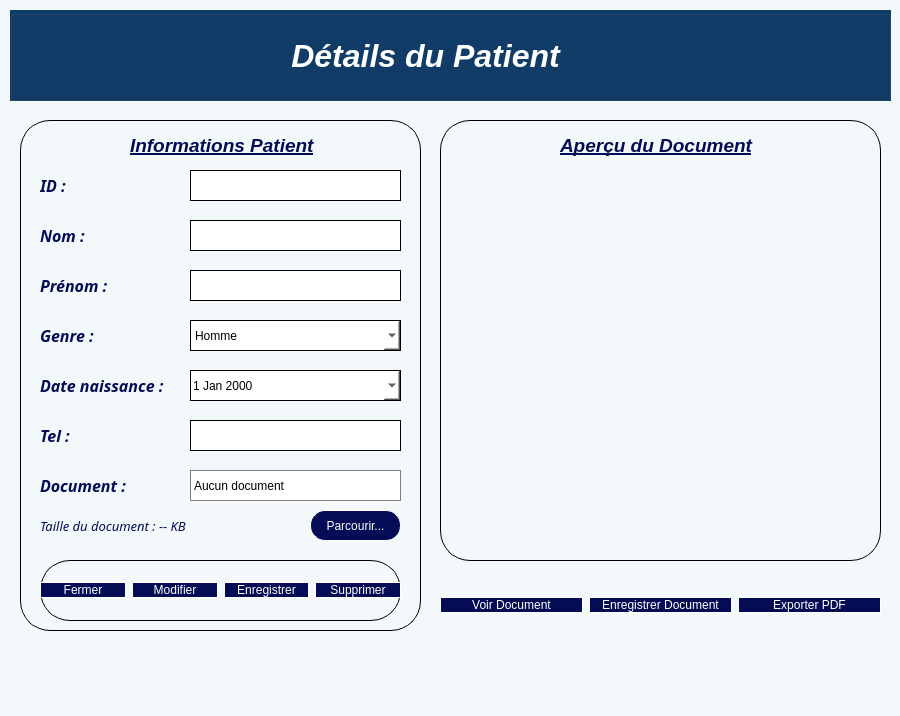
<?xml version="1.0" encoding="UTF-8"?>
<ui version="4.0">
 <class>PatientDetailsDialog</class>
 <widget class="QDialog" name="PatientDetailsDialog">
  <property name="geometry">
   <rect>
    <x>0</x>
    <y>0</y>
    <width>900</width>
    <height>716</height>
   </rect>
  </property>
  <property name="windowTitle">
   <string>Détails du Patient</string>
  </property>
  <property name="styleSheet">
   <string notr="true">color: rgb(0, 0, 0);
background-color: rgb(243, 249, 251);</string>
  </property>
  <widget class="QGroupBox" name="headerGroup">
   <property name="geometry">
    <rect>
     <x>10</x>
     <y>10</y>
     <width>881</width>
     <height>91</height>
    </rect>
   </property>
   <property name="styleSheet">
    <string notr="true">background-color: rgb(17, 60, 103);
color: rgb(255, 255, 255);</string>
   </property>
   <property name="title">
    <string/>
   </property>
   <widget class="QLabel" name="headerLabel">
    <property name="geometry">
     <rect>
      <x>200</x>
      <y>20</y>
      <width>431</width>
      <height>51</height>
     </rect>
    </property>
    <property name="font">
     <font>
      <family>Segoe UI</family>
      <pointsize>24</pointsize>
      <italic>true</italic>
      <bold>true</bold>
     </font>
    </property>
    <property name="styleSheet">
     <string notr="true">color: rgb(255, 255, 255);</string>
    </property>
    <property name="text">
     <string>Détails du Patient</string>
    </property>
    <property name="alignment">
     <set>Qt::AlignmentFlag::AlignCenter</set>
    </property>
   </widget>
   <widget class="QLabel" name="logoLabel">
    <property name="geometry">
     <rect>
      <x>20</x>
      <y>10</y>
      <width>71</width>
      <height>71</height>
     </rect>
    </property>
    <property name="styleSheet">
     <string notr="true">image: url(:/new/prefix1/image/Adobe Express - file (5).png);</string>
    </property>
    <property name="text">
     <string/>
    </property>
   </widget>
  </widget>
  <widget class="QFrame" name="patientInfoFrame">
   <property name="geometry">
    <rect>
     <x>20</x>
     <y>120</y>
     <width>401</width>
     <height>511</height>
    </rect>
   </property>
   <property name="styleSheet">
    <string notr="true">border:1px solid black;
border-radius:30px;
background-color: none;
color:#030C54</string>
   </property>
   <property name="frameShape">
    <enum>QFrame::Shape::StyledPanel</enum>
   </property>
   <property name="frameShadow">
    <enum>QFrame::Shadow::Raised</enum>
   </property>
   <widget class="QLabel" name="idLbl">
    <property name="geometry">
     <rect>
      <x>20</x>
      <y>50</y>
      <width>41</width>
      <height>31</height>
     </rect>
    </property>
    <property name="font">
     <font>
      <family>Perpetua</family>
      <pointsize>12</pointsize>
      <italic>true</italic>
      <bold>true</bold>
     </font>
    </property>
    <property name="styleSheet">
     <string notr="true">border: none;
color:#030C54</string>
    </property>
    <property name="text">
     <string>ID :</string>
    </property>
   </widget>
   <widget class="QLabel" name="nomLbl">
    <property name="geometry">
     <rect>
      <x>20</x>
      <y>100</y>
      <width>61</width>
      <height>31</height>
     </rect>
    </property>
    <property name="font">
     <font>
      <family>Perpetua</family>
      <pointsize>12</pointsize>
      <italic>true</italic>
      <bold>true</bold>
     </font>
    </property>
    <property name="styleSheet">
     <string notr="true">border: none;
color:#030C54</string>
    </property>
    <property name="text">
     <string>Nom :</string>
    </property>
   </widget>
   <widget class="QLabel" name="prenomLbl">
    <property name="geometry">
     <rect>
      <x>20</x>
      <y>150</y>
      <width>81</width>
      <height>31</height>
     </rect>
    </property>
    <property name="font">
     <font>
      <family>Perpetua</family>
      <pointsize>12</pointsize>
      <italic>true</italic>
      <bold>true</bold>
     </font>
    </property>
    <property name="styleSheet">
     <string notr="true">border: none;
color:#030C54</string>
    </property>
    <property name="text">
     <string>Prénom :</string>
    </property>
   </widget>
   <widget class="QLabel" name="genreLbl">
    <property name="geometry">
     <rect>
      <x>20</x>
      <y>200</y>
      <width>71</width>
      <height>31</height>
     </rect>
    </property>
    <property name="font">
     <font>
      <family>Perpetua</family>
      <pointsize>12</pointsize>
      <italic>true</italic>
      <bold>true</bold>
     </font>
    </property>
    <property name="styleSheet">
     <string notr="true">border: none;
color:#030C54</string>
    </property>
    <property name="text">
     <string>Genre :</string>
    </property>
   </widget>
   <widget class="QLabel" name="dateLbl">
    <property name="geometry">
     <rect>
      <x>20</x>
      <y>250</y>
      <width>141</width>
      <height>31</height>
     </rect>
    </property>
    <property name="font">
     <font>
      <family>Perpetua</family>
      <pointsize>12</pointsize>
      <italic>true</italic>
      <bold>true</bold>
     </font>
    </property>
    <property name="styleSheet">
     <string notr="true">border: none;
color:#030C54</string>
    </property>
    <property name="text">
     <string>Date naissance :</string>
    </property>
   </widget>
   <widget class="QLabel" name="telLbl">
    <property name="geometry">
     <rect>
      <x>20</x>
      <y>300</y>
      <width>71</width>
      <height>31</height>
     </rect>
    </property>
    <property name="font">
     <font>
      <family>Perpetua</family>
      <pointsize>12</pointsize>
      <italic>true</italic>
      <bold>true</bold>
     </font>
    </property>
    <property name="styleSheet">
     <string notr="true">border: none;
color:#030C54</string>
    </property>
    <property name="text">
     <string>Tel :</string>
    </property>
   </widget>
   <widget class="QLineEdit" name="idLineEdit">
    <property name="geometry">
     <rect>
      <x>170</x>
      <y>50</y>
      <width>211</width>
      <height>31</height>
     </rect>
    </property>
    <property name="styleSheet">
     <string notr="true">background-color: rgb(255, 255, 255);
color: rgb(0, 0, 0);</string>
    </property>
    <property name="readOnly">
     <bool>true</bool>
    </property>
   </widget>
   <widget class="QLineEdit" name="nomLineEdit">
    <property name="geometry">
     <rect>
      <x>170</x>
      <y>100</y>
      <width>211</width>
      <height>31</height>
     </rect>
    </property>
    <property name="styleSheet">
     <string notr="true">background-color: rgb(255, 255, 255);
color: rgb(0, 0, 0);</string>
    </property>
    <property name="readOnly">
     <bool>true</bool>
    </property>
   </widget>
   <widget class="QLineEdit" name="prenomLineEdit">
    <property name="geometry">
     <rect>
      <x>170</x>
      <y>150</y>
      <width>211</width>
      <height>31</height>
     </rect>
    </property>
    <property name="styleSheet">
     <string notr="true">background-color: rgb(255, 255, 255);
color: rgb(0, 0, 0);</string>
    </property>
    <property name="readOnly">
     <bool>true</bool>
    </property>
   </widget>
   <widget class="QLineEdit" name="telLineEdit">
    <property name="geometry">
     <rect>
      <x>170</x>
      <y>300</y>
      <width>211</width>
      <height>31</height>
     </rect>
    </property>
    <property name="styleSheet">
     <string notr="true">background-color: rgb(255, 255, 255);
color: rgb(0, 0, 0);</string>
    </property>
    <property name="readOnly">
     <bool>true</bool>
    </property>
   </widget>
   <widget class="QComboBox" name="genreComboBox">
    <property name="enabled">
     <bool>false</bool>
    </property>
    <property name="geometry">
     <rect>
      <x>170</x>
      <y>200</y>
      <width>211</width>
      <height>31</height>
     </rect>
    </property>
    <property name="styleSheet">
     <string notr="true">background-color: rgb(255, 255, 255);
color: rgb(0, 0, 0);</string>
    </property>
    <item>
     <property name="text">
      <string>Homme</string>
     </property>
    </item>
    <item>
     <property name="text">
      <string>Femme</string>
     </property>
    </item>
   </widget>
   <widget class="QDateEdit" name="dateEdit">
    <property name="geometry">
     <rect>
      <x>170</x>
      <y>250</y>
      <width>211</width>
      <height>31</height>
     </rect>
    </property>
    <property name="styleSheet">
     <string notr="true">background-color: rgb(255, 255, 255);
color: rgb(0, 0, 0);</string>
    </property>
    <property name="readOnly">
     <bool>true</bool>
    </property>
    <property name="calendarPopup">
     <bool>true</bool>
    </property>
   </widget>
   <widget class="QLabel" name="documentLbl">
    <property name="geometry">
     <rect>
      <x>20</x>
      <y>350</y>
      <width>141</width>
      <height>31</height>
     </rect>
    </property>
    <property name="font">
     <font>
      <family>Perpetua</family>
      <pointsize>12</pointsize>
      <italic>true</italic>
      <bold>true</bold>
     </font>
    </property>
    <property name="styleSheet">
     <string notr="true">border: none;
color:#030C54</string>
    </property>
    <property name="text">
     <string>Document :</string>
    </property>
   </widget>
   <widget class="QLabel" name="documentNameLabel">
    <property name="geometry">
     <rect>
      <x>170</x>
      <y>350</y>
      <width>211</width>
      <height>31</height>
     </rect>
    </property>
    <property name="styleSheet">
     <string notr="true">background-color: rgb(255, 255, 255);
color: rgb(0, 0, 0);
border: 1px solid gray;</string>
    </property>
    <property name="text">
     <string>Aucun document</string>
    </property>
    <property name="alignment">
     <set>Qt::AlignmentFlag::AlignLeading|Qt::AlignmentFlag::AlignLeft|Qt::AlignmentFlag::AlignVCenter</set>
    </property>
   </widget>
   <widget class="QPushButton" name="browseButton">
    <property name="enabled">
     <bool>false</bool>
    </property>
    <property name="geometry">
     <rect>
      <x>290</x>
      <y>390</y>
      <width>91</width>
      <height>31</height>
     </rect>
    </property>
    <property name="styleSheet">
     <string notr="true">border:1px solid white;
border-radius:15px;
background-color:#030C54;
color:white</string>
    </property>
    <property name="text">
     <string>Parcourir...</string>
    </property>
   </widget>
   <widget class="QLabel" name="documentSizeLabel">
    <property name="geometry">
     <rect>
      <x>20</x>
      <y>390</y>
      <width>241</width>
      <height>31</height>
     </rect>
    </property>
    <property name="font">
     <font>
      <family>Perpetua</family>
      <pointsize>10</pointsize>
      <italic>true</italic>
     </font>
    </property>
    <property name="styleSheet">
     <string notr="true">border: none;
color:#030C54</string>
    </property>
    <property name="text">
     <string>Taille du document : -- KB</string>
    </property>
   </widget>
   <widget class="QLabel" name="patientInfoTitle">
    <property name="geometry">
     <rect>
      <x>110</x>
      <y>10</y>
      <width>261</width>
      <height>31</height>
     </rect>
    </property>
    <property name="font">
     <font>
      <pointsize>14</pointsize>
      <italic>true</italic>
      <bold>true</bold>
      <underline>true</underline>
     </font>
    </property>
    <property name="styleSheet">
     <string notr="true">border: none;
color:#030C54</string>
    </property>
    <property name="text">
     <string>Informations Patient</string>
    </property>
   </widget>
   <widget class="QWidget" name="layoutWidget">
    <property name="geometry">
     <rect>
      <x>20</x>
      <y>440</y>
      <width>361</width>
      <height>61</height>
     </rect>
    </property>
    <layout class="QHBoxLayout" name="actionButtonLayout">
     <item>
      <widget class="QPushButton" name="cancelButton">
       <property name="styleSheet">
        <string notr="true">border:1px solid white;
border-radius:20px;
background-color:#030C54;
color:white</string>
       </property>
       <property name="text">
        <string>Fermer</string>
       </property>
      </widget>
     </item>
     <item>
      <widget class="QPushButton" name="editButton">
       <property name="styleSheet">
        <string notr="true">border:1px solid white;
border-radius:15px;
background-color:#030C54;
color:white</string>
       </property>
       <property name="text">
        <string>Modifier</string>
       </property>
      </widget>
     </item>
     <item>
      <widget class="QPushButton" name="modifyButton">
       <property name="enabled">
        <bool>false</bool>
       </property>
       <property name="styleSheet">
        <string notr="true">border:1px solid white;
border-radius:15px;
background-color:#030C54;
color:white</string>
       </property>
       <property name="text">
        <string>Enregistrer</string>
       </property>
      </widget>
     </item>
     <item>
      <widget class="QPushButton" name="deleteButton">
       <property name="styleSheet">
        <string notr="true">border:1px solid white;
border-radius:15px;
background-color:#030C54;
color:white</string>
       </property>
       <property name="text">
        <string>Supprimer</string>
       </property>
      </widget>
     </item>
    </layout>
   </widget>
  </widget>
  <widget class="QFrame" name="documentFrame">
   <property name="geometry">
    <rect>
     <x>440</x>
     <y>120</y>
     <width>441</width>
     <height>441</height>
    </rect>
   </property>
   <property name="styleSheet">
    <string notr="true">border:1px solid black;
border-radius:30px;
background-color: none;
color:#030C54</string>
   </property>
   <property name="frameShape">
    <enum>QFrame::Shape::StyledPanel</enum>
   </property>
   <property name="frameShadow">
    <enum>QFrame::Shadow::Raised</enum>
   </property>
   <widget class="QLabel" name="documentPreviewTitle">
    <property name="geometry">
     <rect>
      <x>120</x>
      <y>10</y>
      <width>261</width>
      <height>31</height>
     </rect>
    </property>
    <property name="font">
     <font>
      <pointsize>14</pointsize>
      <italic>true</italic>
      <bold>true</bold>
      <underline>true</underline>
     </font>
    </property>
    <property name="styleSheet">
     <string notr="true">border: none;
color:#030C54</string>
    </property>
    <property name="text">
     <string>Aperçu du Document</string>
    </property>
   </widget>
  </widget>
  <widget class="QWidget" name="layoutWidget_3">
   <property name="geometry">
    <rect>
     <x>440</x>
     <y>580</y>
     <width>441</width>
     <height>51</height>
    </rect>
   </property>
   <layout class="QHBoxLayout" name="documentButtonLayout">
    <item>
     <widget class="QPushButton" name="viewButton">
      <property name="styleSheet">
       <string notr="true">border:1px solid white;
border-radius:15px;
background-color:#030C54;
color:white</string>
      </property>
      <property name="text">
       <string>Voir Document</string>
      </property>
     </widget>
    </item>
    <item>
     <widget class="QPushButton" name="saveButton">
      <property name="styleSheet">
       <string notr="true">border:1px solid white;
border-radius:15px;
background-color:#030C54;
color:white</string>
      </property>
      <property name="text">
       <string>Enregistrer Document</string>
      </property>
     </widget>
    </item>
    <item>
     <widget class="QPushButton" name="pdfButton">
      <property name="styleSheet">
       <string notr="true">border:1px solid white;
border-radius:15px;
background-color:#030C54;
color:white</string>
      </property>
      <property name="text">
       <string>Exporter PDF</string>
      </property>
     </widget>
    </item>
   </layout>
  </widget>
 </widget>
 <resources/>
 <connections/>
</ui>
